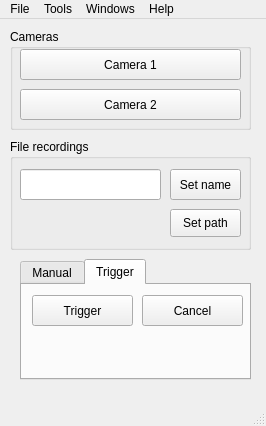
<?xml version="1.0" encoding="UTF-8"?>
<ui version="4.0">
 <class>MainWindow</class>
 <widget class="QMainWindow" name="MainWindow">
  <property name="geometry">
   <rect>
    <x>0</x>
    <y>0</y>
    <width>266</width>
    <height>426</height>
   </rect>
  </property>
  <property name="windowTitle">
   <string>My cameras</string>
  </property>
  <widget class="QWidget" name="centralwidget">
   <widget class="QGroupBox" name="groupBox">
    <property name="geometry">
     <rect>
      <x>10</x>
      <y>10</y>
      <width>241</width>
      <height>101</height>
     </rect>
    </property>
    <property name="title">
     <string>Cameras</string>
    </property>
    <widget class="QPushButton" name="Button_camera1">
     <property name="geometry">
      <rect>
       <x>10</x>
       <y>20</y>
       <width>221</width>
       <height>31</height>
      </rect>
     </property>
     <property name="text">
      <string>Camera 1</string>
     </property>
    </widget>
    <widget class="QPushButton" name="Button_camera2">
     <property name="geometry">
      <rect>
       <x>10</x>
       <y>60</y>
       <width>221</width>
       <height>31</height>
      </rect>
     </property>
     <property name="text">
      <string>Camera 2</string>
     </property>
    </widget>
   </widget>
   <widget class="QGroupBox" name="groupBox_2">
    <property name="geometry">
     <rect>
      <x>10</x>
      <y>120</y>
      <width>241</width>
      <height>111</height>
     </rect>
    </property>
    <property name="title">
     <string>File recordings</string>
    </property>
    <widget class="QLabel" name="Label_savepath">
     <property name="geometry">
      <rect>
       <x>10</x>
       <y>70</y>
       <width>141</width>
       <height>21</height>
      </rect>
     </property>
     <property name="text">
      <string/>
     </property>
    </widget>
    <widget class="QLineEdit" name="Edit_filename">
     <property name="geometry">
      <rect>
       <x>10</x>
       <y>30</y>
       <width>141</width>
       <height>31</height>
      </rect>
     </property>
     <property name="text">
      <string/>
     </property>
    </widget>
    <widget class="QPushButton" name="Button_filename">
     <property name="geometry">
      <rect>
       <x>160</x>
       <y>30</y>
       <width>71</width>
       <height>31</height>
      </rect>
     </property>
     <property name="text">
      <string>Set name</string>
     </property>
    </widget>
    <widget class="QPushButton" name="Button_savepath">
     <property name="geometry">
      <rect>
       <x>160</x>
       <y>70</y>
       <width>71</width>
       <height>28</height>
      </rect>
     </property>
     <property name="text">
      <string>Set path</string>
     </property>
    </widget>
   </widget>
   <widget class="QTabWidget" name="tabWidget">
    <property name="geometry">
     <rect>
      <x>20</x>
      <y>240</y>
      <width>231</width>
      <height>121</height>
     </rect>
    </property>
    <property name="currentIndex">
     <number>1</number>
    </property>
    <widget class="QWidget" name="tab">
     <attribute name="title">
      <string>Manual</string>
     </attribute>
     <widget class="QPushButton" name="Button_recording">
      <property name="geometry">
       <rect>
        <x>10</x>
        <y>10</y>
        <width>101</width>
        <height>31</height>
       </rect>
      </property>
      <property name="text">
       <string/>
      </property>
     </widget>
     <widget class="QPushButton" name="Button_endrecording">
      <property name="geometry">
       <rect>
        <x>120</x>
        <y>10</y>
        <width>101</width>
        <height>31</height>
       </rect>
      </property>
      <property name="text">
       <string/>
      </property>
     </widget>
     <widget class="QLabel" name="Label_mrecordingtime">
      <property name="geometry">
       <rect>
        <x>10</x>
        <y>50</y>
        <width>211</width>
        <height>21</height>
       </rect>
      </property>
      <property name="text">
       <string/>
      </property>
     </widget>
    </widget>
    <widget class="QWidget" name="tab_2">
     <attribute name="title">
      <string>Trigger</string>
     </attribute>
     <widget class="QPushButton" name="Button_trigger">
      <property name="geometry">
       <rect>
        <x>10</x>
        <y>10</y>
        <width>101</width>
        <height>31</height>
       </rect>
      </property>
      <property name="text">
       <string>Trigger</string>
      </property>
     </widget>
     <widget class="QPushButton" name="Button_canceltrigger">
      <property name="geometry">
       <rect>
        <x>120</x>
        <y>10</y>
        <width>101</width>
        <height>31</height>
       </rect>
      </property>
      <property name="text">
       <string>Cancel</string>
      </property>
     </widget>
     <widget class="QLabel" name="Label_trecordingtime">
      <property name="geometry">
       <rect>
        <x>10</x>
        <y>50</y>
        <width>211</width>
        <height>21</height>
       </rect>
      </property>
      <property name="text">
       <string/>
      </property>
     </widget>
    </widget>
   </widget>
  </widget>
  <widget class="QMenuBar" name="menubar">
   <property name="geometry">
    <rect>
     <x>0</x>
     <y>0</y>
     <width>266</width>
     <height>26</height>
    </rect>
   </property>
   <widget class="QMenu" name="menuFile">
    <property name="title">
     <string>File</string>
    </property>
   </widget>
   <widget class="QMenu" name="menuTools">
    <property name="title">
     <string>Tools</string>
    </property>
   </widget>
   <widget class="QMenu" name="menuWindows">
    <property name="title">
     <string>Windows</string>
    </property>
   </widget>
   <widget class="QMenu" name="menuHelp">
    <property name="title">
     <string>Help</string>
    </property>
   </widget>
   <addaction name="menuFile"/>
   <addaction name="menuTools"/>
   <addaction name="menuWindows"/>
   <addaction name="menuHelp"/>
  </widget>
  <widget class="QStatusBar" name="statusbar"/>
 </widget>
 <resources/>
 <connections/>
</ui>
